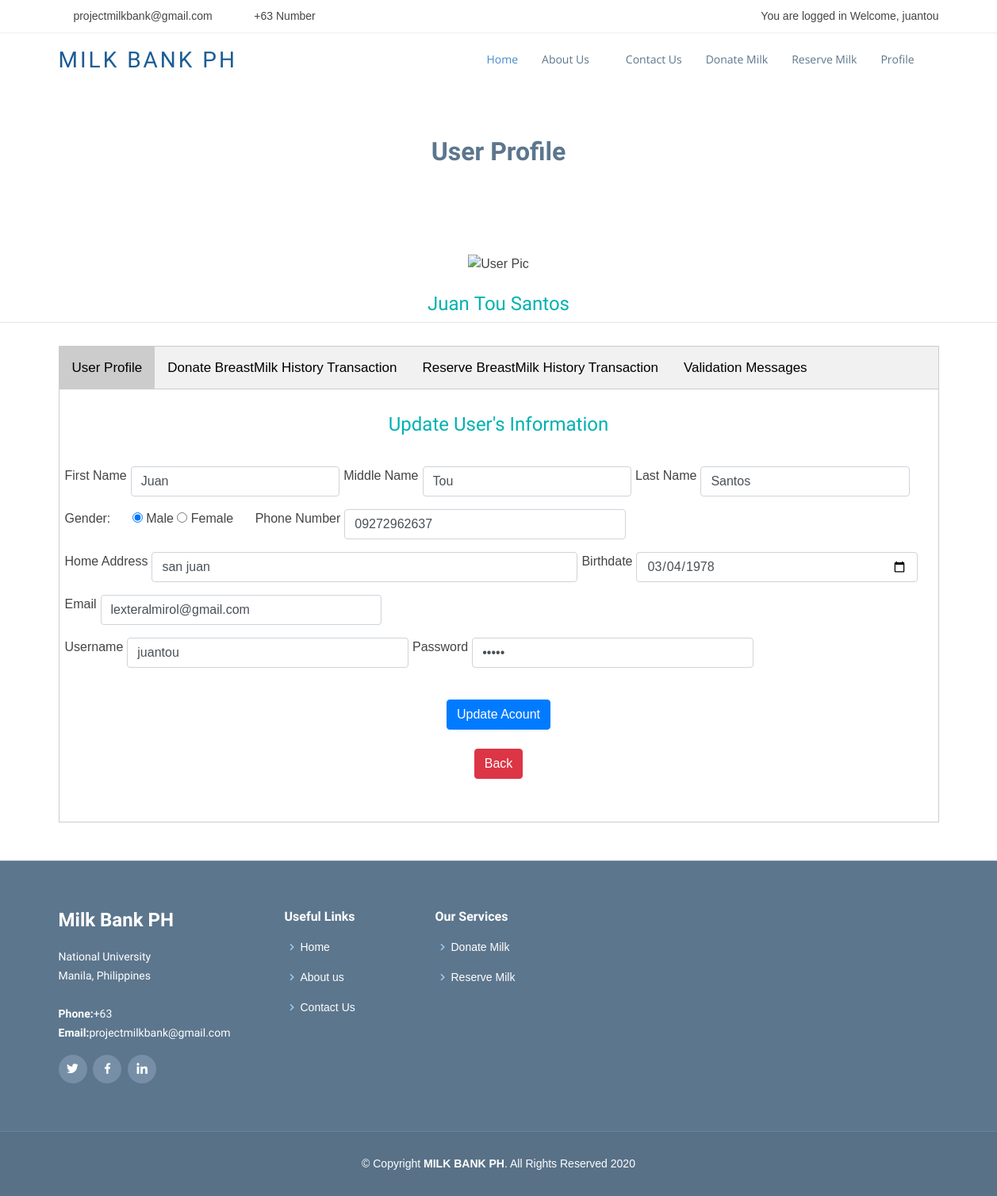
The app's page /UpdateUserProfile.php (signed in) with its own data.
### tables this page shows
CREATE TABLE `users` (
  `User_ID` int(50) NOT NULL,
  `Access_ID` int(50) NOT NULL,
  `Users_FirstName` varchar(50) NOT NULL,
  `Users_MiddleName` varchar(50) NOT NULL,
  `Users_LastName` varchar(50) NOT NULL,
  `Users_Age` varchar(50) DEFAULT NULL,
  `Users_Gender` char(1) NOT NULL,
  `Users_PhoneNumber` varchar(50) NOT NULL,
  `Users_Address` varchar(50) DEFAULT NULL,
  `Users_Birthdate` date NOT NULL,
  `Users_Email` varchar(50) NOT NULL,
  `Users_Username` varchar(50) NOT NULL,
  `Users_Password` varchar(50) NOT NULL,
  `Users_ReTypePassword` varchar(50) NOT NULL,
  `Users_Validation` varchar(11) DEFAULT NULL,
  `Users_Validation_Expiry` date DEFAULT NULL
);

### UpdateUserProfile.php (the view, shortened to what this page needs)
<?php
require 'BackEnd/db.connection.php';
    include 'Header.php';
?>
<?php
$username = strval($_SESSION['username']);
?>
<body>
<main id="main">
    <section id="donatemilk" class="contact">
      <div class="container">
        <div class="section-title">
          <h2>User Profile</h2>
      </div>
    </section>
    <center><img alt="User Pic" src="https://x1.xingassets.com/assets/frontend_minified/img/users/nobody_m.original.jpg" id="profile-image1" class="img-circle img-responsive" style="width:400x;height:200px;">
    <br>
    <br>
<?php
$sql = " SELECT  Users_FirstName,Users_MiddleName, Users_LastName,Users_Gender, Users_PhoneNumber,Users_Address,Users_Birthdate,Users_Email, Users_Username, Users_Password  FROM users where Users_Username = '$username'";
$result = mysqli_query($conn, $sql);
$number = mysqli_num_rows($result);
?>
<?php
if ($number == 0) {
    echo "Error";
    }
 else {
    while($row = mysqli_fetch_array($result)) {
?>
 <h4 style="color:#00b1b1;"><?php echo "".$row[0]. "&nbsp" . $row[1]."&nbsp".$row[2]."";  $fullname = "".$row[0]. "&nbsp" . $row[1]."&nbsp".$row[2]."";?></h4></span>
              <hr style="margin:5px 0 5px 0;">
    <br>
      <div class="container">
      <div class="tab">
        <button class="tablinks" onclick="openCity(event, 'Profile')" id="defaultOpen">User Profile</button>
        <button class="tablinks" onclick="openCity(event, 'Donate')">Donate BreastMilk History Transaction</button>
        <button class="tablinks" onclick="openCity(event, 'Reserve')">Reserve BreastMilk History Transaction</button>
        <button class="tablinks" onclick="openCity(event, 'Validation')">Validation Messages</button>
      </div>
      <div id="Profile" class="tabcontent">
        <br>
      <div class="section-title">
          <h4 style="color:#00b1b1;">Update User's Information</h4>
      </div>
      <form method="POST" action="BackEnd/UpdateUser.be.php" >
      <div class="form-row">
       <label>First Name</label>
          <div class="col-sm-3 form-group">
         <input type="text" class="form-control" value="<?php echo "".$row[0]."";?>" name="firstname" id="subject"  maxlength="25" minlength="1" onkeypress="isInputWord(event)" />
          </div>
        <label>Middle Name</label>
          <div class="col-sm-3 form-group">
              <input type="text" class="form-control" value="<?php echo "".$row[1]."";?>" name="middlename" id="subject" maxlength="25" minlength="1" onkeypress="isInputWord(event)"  />
          </div>
        <label>Last Name</label>
          <div class="col-sm-3 form-group">
              <input type="text" class="form-control" value="<?php echo "".$row[2]."";?>" name="lastname" id="subject"  maxlength="25" minlength="1" onkeypress="isInputWord(event)"  />
          </div>
      </div>
      <div class="form-row">
      <label>Gender:</label>
          <div class="col-sm-2 form-group">
            <input type="radio" name="gender" value="m" <?php echo ($row[3]=='m')?'checked':''?> > Male
            <input type="radio" name="gender" value="f" <?php echo ($row[3]=='f')?'checked':''?> > Female
          </div>
          <label>Phone Number</label>
            <div class="col-sm-4 form-group">
                <input type="text" class="form-control" value="<?php echo "".$row[4]."";?>" name="PhoneNumber" id="subject" maxlength="11" minlength="11" onkeypress="isInputNumber(event)" />
            </div>
        </div>
        <div class="form-row">
          <label>Home Address</label>
            <div class="col-lg-6 form-group">
                <input type="text" class="form-control" value="<?php echo "".$row[5]."";?>" name="HomeAddress" id="subject"  maxlength="20" minlength="5"  />
            </div>
            <label>Birthdate</label><br>
            <div class="col-sm-4 form-group">
              <input type="date" class="form-control" value="<?php echo "".$row[6]."";?>" name="birthdate" max="2020-12-31"  >
            </div>
        </div>
        <div class="form-row">
          <label>Email</label>
          <div class="col-sm-4 form-group">
              <input type="email" class="form-control" value="<?php echo "".$row[7]."";?>" name="Useremail" id="subject"  maxlength="30" minlength="8"  />
          </div>
        </div>
        <div class="form-row">
            <label>Username</label><br>
            <div class="col-sm-4 form-group">
              <input type="text" class="form-control" name="username" id="username" value="<?php echo "".$row[8]."";?>" maxlength="20" />
            </div>
            <label>Password</label><br>
            <div class="col-sm-4 form-group">
              <input type="password" class="form-control"  name="password" id="password" value="<?php echo "".$row[9]."";}}?>" maxlength="20"  />
            </div>
        </div>
         <br>
		 <input type ="submit" name="submit" value="Update Acount" class="btn btn-primary" id="saveBtn"/>
		 </form><br>
         <form  action="UserProfile.php" method="POST">
		 <input type ="submit" value="Back" class="btn btn-danger" id="backBtn"/>
		 </form><br>
         <br>
      </div>
    </div>
<br>
<br>
  </main>
  <?php
    include 'Footer.php';
  ?>
</body>
</html>

### Header.php (shortened to what this page needs)
<!DOCTYPE html>
<html lang="en">
<head>
  <link href="assets/vendor/bootstrap/css/bootstrap.min.css" rel="stylesheet">
  <link href="assets/vendor/icofont/icofont.min.css" rel="stylesheet">
  <link href="assets/vendor/boxicons/css/boxicons.min.css" rel="stylesheet">
  <link href="assets/vendor/animate.css/animate.min.css" rel="stylesheet">
  <link href="assets/vendor/venobox/venobox.css" rel="stylesheet">
  <link href="assets/vendor/aos/aos.css" rel="stylesheet">
  <link href="assets/css/style.css" rel="stylesheet">
  <link href="assets/css/tabs.css" rel="stylesheet">
</head>
 <section id="topbar" class="d-none d-lg-block">
    <div class="container clearfix">
      <div class="contact-info float-left">
        <i class="icofont-envelope"></i><a href="https://www.google.com/intl/fil/gmail/about/#">projectmilkbank@gmail.com</a>
        <i class="icofont-phone"></i> +63 Number
      </div>
      <nav class="nav-menu float-right d-none d-lg-block">
      <?php
        if (isset($_SESSION['userID'])){
          echo '<li>You are logged in Welcome, '.$_SESSION['username'] .'</li>';
        }
        else{
          echo '<li>Welcome to MilkBank. Please log in!</li>';
        }
        ?>
      </nav>
    </div>
  </section>
  <header id="header">
    <div class="container">
      <div class="logo float-left">
        <h1 class="text-light"><a href="MainPage.php"><span>Milk Bank PH</span></a></h1>
      </div>
      <nav class="nav-menu float-right d-none d-lg-block">
        <ul>
          <li class="active"><a href="MainPage.php">Home</a></li>
          <li class="drop-down"><a href="AboutUs.php">About Us</a>
          <li><a href="ContactUs.php">Contact Us</a></li>
          <?php
            if(isset($_SESSION['userID'])){
                echo'  <li><a href="DonateMilk.php">Donate Milk</a></li>
                <li><a href="ReserveMilk.php">Reserve Milk</a></li>
                <li class="drop-down"><a href="UserProfile.php">Profile</a>
                <ul>
                <li><center><form action="BackEnd/logout.be.php" method = "POST">
                <button type="submit"  name="logout-submit">Logout</button>
                </form></center></li>
                </ul>';
            }
            else{
              echo' <li><a href="SignUp.php">Sign Up</a></li>
               <li><a href="Login.php">Login</a></li>';
            }
          ?>
          </li>
        </ul>
      </nav>
    </div>
  </header>

### Footer.php (shortened to what this page needs)
<footer id="footer">
    <div class="footer-top">
      <div class="container">
        <div class="row">
          <div class="col-lg-3 col-md-6 footer-info">
            <h3>Milk Bank PH</h3>
            <p>
              National University <br>
              Manila, Philippines<br><br>
              <strong>Phone:</strong>+63 <br>
              <strong>Email:</strong>projectmilkbank@gmail.com<br>
            </p>
            <div class="social-links mt-3">
              <a href="https://twitter.com" class="twitter"><i class="bx bxl-twitter"></i></a>
              <a href="https://www.facebook.com" class="facebook"><i class="bx bxl-facebook"></i></a>
              <a href="https://www.linkedin.com" class="linkedin"><i class="bx bxl-linkedin"></i></a>
            </div>
          </div>
          <div class="col-lg-2 col-md-6 footer-links">
            <h4>Useful Links</h4>
            <ul>
              <li><i class="bx bx-chevron-right"></i> <a href="MainPage.php">Home</a></li>
              <li><i class="bx bx-chevron-right"></i> <a href="AboutUs.php">About us</a></li>
              <li><i class="bx bx-chevron-right"></i> <a href="ContactUs.php">Contact Us</a></li>
            </ul>
          </div>
          <div class="col-lg-3 col-md-6 footer-links">
            <h4>Our Services</h4>
            <ul>
            <?php
             if(isset($_SESSION['userID'])){
              echo'   <li><i class="bx bx-chevron-right"></i> <a href="DonateMilk.php">Donate Milk</a></li>
              <li><i class="bx bx-chevron-right"></i> <a href="ReserveMilk.php">Reserve Milk</a></li>';
          }
          else{
            echo' <li><i class="bx bx-chevron-right"></i> <a href="SignUp.php">Sign Up</a></li>
            <li><i class="bx bx-chevron-right"></i> <a href="Login.php">Login</a></li>';
          }
        ?>
            </ul>
          </div>
        </div>
      </div>
    </div>
    <div class="container">
      <div class="copyright">
        &copy; Copyright <strong><span>MILK BANK PH</span></strong>. All Rights Reserved 2020
      </div>
    </div>
  </footer>

### assets/css/style.css (style rules this page uses)
body { font-family: "Open Sans", sans-serif; color: #444; }
a { color: #428bca; }
h1, h2, h3, h4, h5, h6, .font-primary { font-family: "Raleway", sans-serif; }
#topbar { background: #fff; padding: 10px 0; border-bottom: 1px solid #eee; font-size: 14px; }
#topbar .contact-info a { line-height: 1; color: #444; transition: 0.3s; }
#topbar .contact-info i { color: #428bca; padding: 4px; }
#topbar .contact-info .icofont-phone { padding-left: 20px; margin-left: 10px; }
#header { height: 70px; transition: all 0.5s; transition: all 0.5s; padding: 10px 0; background: #fff; z-index: 997; }
#header .logo h1 { font-size: 28px; margin: 0; padding: 10px 0; line-height: 1; font-weight: 400; letter-spacing: 3px; text-transform: uppercase; }
#header .logo h1 a, #header .logo h1 a:hover { color: #1c5c93; text-decoration: none; }
.nav-menu, .nav-menu * { margin: 0; padding: 0; list-style: none; }
.nav-menu > ul > li { position: relative; white-space: nowrap; float: left; }
.nav-menu a { display: block; position: relative; color: #5c768d; padding: 12px 15px; transition: 0.3s; font-size: 14px; font-family: "Open Sans", sans-serif; }
.nav-menu a:hover, .nav-menu .active > a, .nav-menu li:hover > a { color: #428bca; text-decoration: none; }
.nav-menu .drop-down > a:after { content: "\ea99"; font-family: IcoFont; padding-left: 5px; }
.mobile-nav { position: fixed; top: 0; bottom: 0; z-index: 9999; overflow-y: auto; left: -260px; width: 260px; padding-top: 18px; background: #1f3548; transition: 0.4s; }
.mobile-nav * { margin: 0; padding: 0; list-style: none; }
.mobile-nav a { display: block; position: relative; color: #e3f0fc; padding: 10px 20px; font-weight: 500; }
.mobile-nav a:hover, .mobile-nav .active > a, .mobile-nav li:hover > a { color: #9eccf4; text-decoration: none; }
.mobile-nav .drop-down > a:after { content: "\ea99"; font-family: IcoFont; padding-left: 10px; position: absolute; right: 15px; }
.mobile-nav .drop-down > a { padding-right: 35px; }
section { padding: 60px 0; }
.section-title { text-align: center; padding-bottom: 30px; }
.section-title h2 { font-size: 32px; font-weight: 600; margin-bottom: 20px; padding-bottom: 0; color: #5c768d; }
#footer { background: #587187; padding: 0 0 30px 0; color: #fff; font-size: 14px; }
#footer .footer-top { background: #5c768d; border-top: 1px solid #768fa6; border-bottom: 1px solid #67839c; padding: 60px 0 30px 0; }
#footer .footer-top .footer-info { margin-bottom: 30px; }
#footer .footer-top .footer-info h3 { font-size: 24px; margin: 0 0 20px 0; padding: 2px 0 2px 0; line-height: 1; font-weight: 700; }
#footer .footer-top .footer-info p { font-size: 14px; line-height: 24px; margin-bottom: 0; font-family: "Raleway", sans-serif; color: #fff; }
#footer .footer-top .social-links a { font-size: 18px; display: inline-block; background: #768fa6; color: #fff; line-height: 1; padding: 8px 0; margin-right: 4px; border-radius: 50%; text-align: center; width: 36px; height: 36px; transition: 0.3s; }
#footer .footer-top h4 { font-size: 16px; font-weight: 600; color: #fff; position: relative; padding-bottom: 12px; }
#footer .footer-top .footer-links { margin-bottom: 30px; }
#footer .footer-top .footer-links ul { list-style: none; padding: 0; margin: 0; }
#footer .footer-top .footer-links ul i { padding-right: 2px; color: #9eccf4; font-size: 18px; line-height: 1; }
#footer .footer-top .footer-links ul li { padding: 10px 0; display: flex; align-items: center; }
#footer .footer-top .footer-links ul li:first-child { padding-top: 0; }
#footer .footer-top .footer-links ul a { color: #fff; transition: 0.3s; display: inline-block; line-height: 1; }
#footer .copyright { text-align: center; padding-top: 30px; }

### assets/css/tabs.css (style rules this page uses)
body { font-family: Arial; }
.tab { overflow: hidden; border: 1px solid #ccc; background-color: #f1f1f1; }
.tab button { background-color: inherit; float: left; border: none; outline: none; cursor: pointer; padding: 14px 16px; transition: 0.3s; font-size: 17px; }
.tab button.active { background-color: #ccc; }
.tabcontent { display: none; padding: 6px 12px; border: 1px solid #ccc; border-top: none; }

### records on screen
users: Users_FirstName "Juan", Users_MiddleName "Tou", Users_LastName "Santos", firstname "Juan", middlename "Tou", lastname "Santos", Users_Gender "☑", PhoneNumber "09272962637", HomeAddress "san juan", birthdate "03/04/1978", Useremail "lexteralmirol@gmail.com", username "juantou"

### other values on screen
$_SESSION['username'] "juantou"
